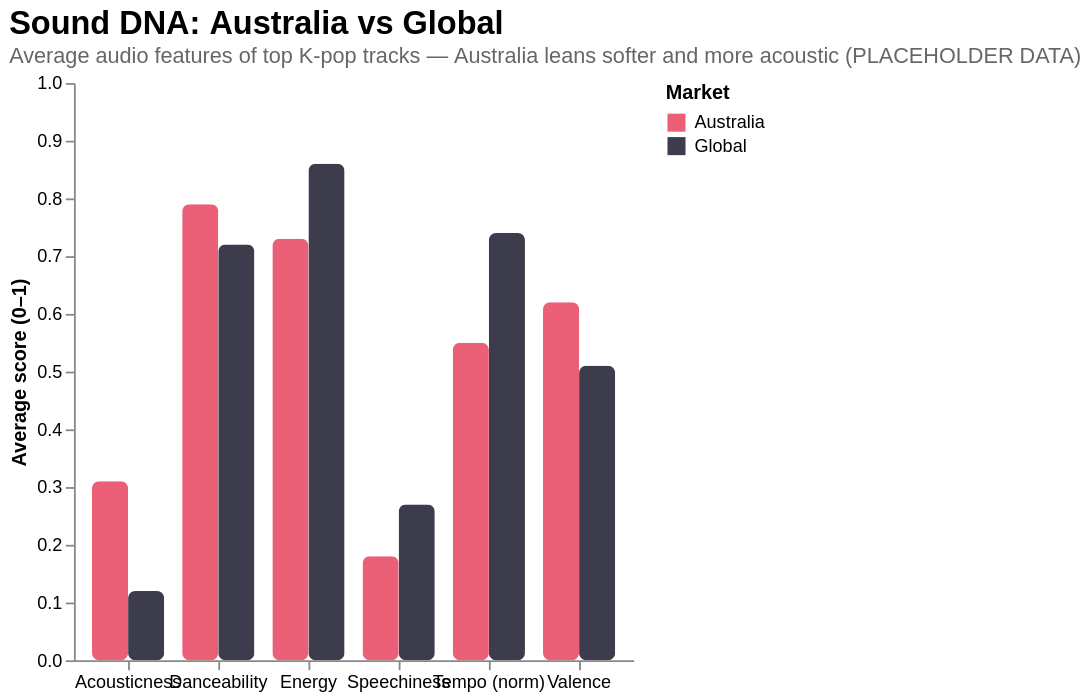

Vega-Lite specification stored for this chart:
### Vega-Lite specification from a JSON file in a GitHub repository (floating-point values rounded to 4 significant figures)
{"$schema": "https://vega.github.io/schema/vega-lite/v5.json", "title": {"text": "Sound DNA: Australia vs Global", "subtitle": "Average audio features of top K-pop tracks — Australia leans softer and more acoustic (PLACEHOLDER DATA)", "anchor": "start", "fontSize": 18, "subtitleFontSize": 12, "subtitleColor": "#666"}, "width": "container", "height": 320, "data": {"values": [{"feature": "Danceability", "market": "Australia", "value": 0.79}, {"feature": "Energy", "market": "Australia", "value": 0.73}, {"feature": "Valence", "market": "Australia", "value": 0.62}, {"feature": "Acousticness", "market": "Australia", "value": 0.31}, {"feature": "Tempo (norm)", "market": "Australia", "value": 0.55}, {"feature": "Speechiness", "market": "Australia", "value": 0.18}, {"feature": "Danceability", "market": "Global", "value": 0.72}, {"feature": "Energy", "market": "Global", "value": 0.86}, {"feature": "Valence", "market": "Global", "value": 0.51}, {"feature": "Acousticness", "market": "Global", "value": 0.12}, {"feature": "Tempo (norm)", "market": "Global", "value": 0.74}, {"feature": "Speechiness", "market": "Global", "value": 0.27}]}, "mark": {"type": "bar", "cornerRadius": 4, "opacity": 0.85}, "encoding": {"x": {"field": "feature", "type": "nominal", "title": null, "axis": {"labelAngle": 0}}, "xOffset": {"field": "market", "type": "nominal"}, "y": {"field": "value", "type": "quantitative", "title": "Average score (0–1)", "scale": {"domain": [0, 1]}}, "color": {"field": "market", "type": "nominal", "title": "Market", "scale": {"domain": ["Australia", "Global"], "range": ["#e94560", "#1a1a2e"]}}, "tooltip": [{"field": "feature", "title": "Feature"}, {"field": "market", "title": "Market"}, {"field": "value", "title": "Score"}]}, "config": {"view": {"stroke": null}, "axis": {"grid": false}}}
